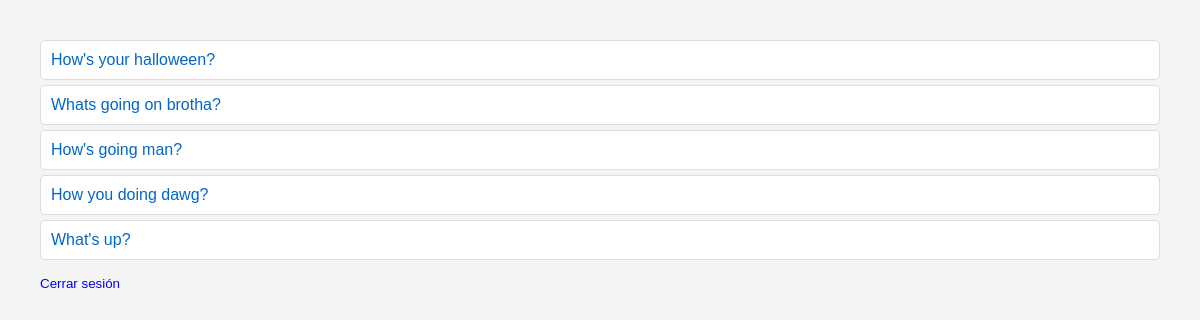
/votaciones/ (signed in), run on the app's committed database.
### votaciones/models.py (models this page shows, shortened)
class Question(models.Model):
    question_text = models.CharField(max_length=200)
    pub_date = models.DateTimeField("date published")

### votaciones/views.py (the view)
# urls.py: path("",views.IndexView.as_view(),name="index"),
class IndexView(LoginRequiredMixin,generic.ListView):
   template_name = "votaciones/index.html"
   context_object_name = "latest_question_list"
   def get_queryset(self):
      return Question.objects.filter(pub_date__lte=timezone.now()).order_by("-pub_date")[:5]

### votaciones/templates/votaciones/index.html (shortened to what this page needs)
{% load static %}
<link rel="stylesheet" href="{% static 'votaciones/style.css' %}" />
{% if latest_question_list %}
<ul>
  {% for question in latest_question_list %}
  <li>
    <a href="{% url 'votaciones:detail' question.id %}"
      >{{question.question_text}}</a
    >
  </li>
  {% endfor %}
</ul>
{% else %}
<p>No hay votaciones disponibles.</p>
{% endif %}
<form action="{% url 'logout' %}" method="post">
  <button
    type="submit"
    style="
      border: none;
      background: none;
      padding: 0;
      color: blue;
      cursor: pointer;
    "
  >
    Cerrar sesión
  </button>
</form>

### votaciones/static/votaciones/style.css (style rules this page uses)
ul { list-style-type: none; padding: 0; }
li { background-color: #ffffff; border: 1px solid #dddddd; margin-top: 5px; padding: 10px; border-radius: 5px; }
a { color: #06c; text-decoration: none; }

### data on the page
Question: question_text "How's your halloween?"
Question: question_text "Whats going on brotha?"
Question: question_text "How's going man?"
Question: question_text "How you doing dawg?"
Question: question_text "What's up?"
